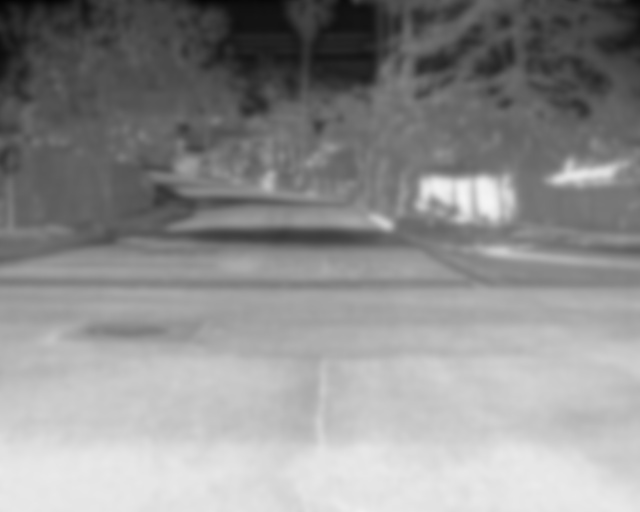
#> input picture Homework_2/FLIR_00021.jpeg, 640 x 512 px
$ jupyter execute --allow-errors Data_visualisation2.ipynb
#> lines starting #> are read from the running program, lines starting #| are printed output that depends on the picture
**HOMEWORK 2**

**Niccolò Zoboli VR 508441**

# **EXERCISE 1**

1. Load the thermal image `'FLIR_00021.jpeg'`.
2. Assume that the temperature corresponds to `0.1 * pixel value`.
3. Display the image using a diverging colormap centered at **12°C**, mapping the colormap in the range **4°C to 20°C**.
4. Add contour lines corresponding to **4°C, 8°C, 12°C, 16°C, and 20°C**.

[cell 1]
import matplotlib.pyplot as plt
import numpy as np
from PIL import Image
import geopandas as gpd
import pandas as pd
import matplotlib.pyplot as plt
from matplotlib.colors import ListedColormap
from matplotlib.colors import Normalize
import plotly.express as px


image_path = 'FLIR_00021.jpeg'
image = Image.open(image_path).convert('L')  # Convert to grayscale
#> image is the input picture: PIL image 640x512 L; min 3, max 245, mean 142.5
image_data = np.array(image) * 0.1  #point 2: convert pixel values to temperature
plt.imshow(image, cmap = plt.cm.gray)

#plot with diverging colormap

plt.figure(figsize=(8, 6))
cmap = plt.cm.coolwarm
img_plot = plt.imshow(image_data, cmap=cmap, vmin=4, vmax=20)
plt.colorbar(img_plot, label='Temperature (°C)')
contour_levels = [4, 8, 12, 16, 20]     #point 4 countours
plt.contour(image_data, levels=contour_levels, colors='black', linewidths=0.5)
plt.title('Thermal Image with Contours')
plt.show()
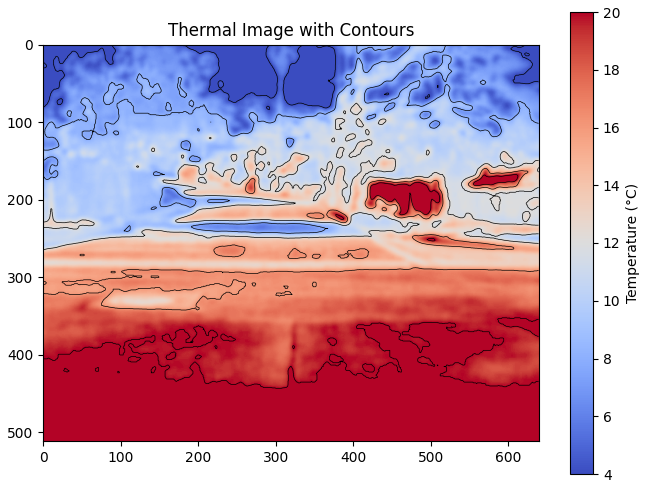
#> figure drawn by matplotlib, 2 panels
